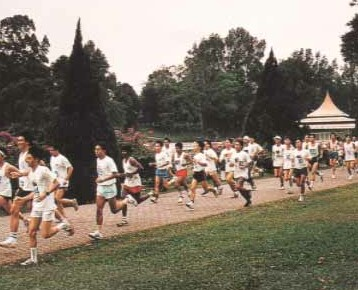
%> input picture lab2/images/macritchie.jpg, 358 x 290 px
$ octave lab2.m   (GNU Octave 9; MATLAB toolbox functions it lacks are replaced by stand-ins)
%> lines starting %> are read from the running program, lines starting %| are printed output that depends on the picture; in (x1, y1, x2, y2) boxes, pixels count from 0 and x2, y2 are one past the last pixel; in counts of white or black regions, pixels touching at a corner belong together; the program's own positions count from 1
%%%%%%%%%%%%%%%%%%%%%%%%%%%%%%%%%%%%%%%%%%%%%%%%%%%%%%%%%%%%%%%%%%%%%%%%%%%

% CZ4003 Computer Vision | Lab Report 2
% Wilson Thurman Teng | U1820540H

%%%%%%%%%%%%%%%%%%%%%%%%%%%%%%%%%%%%%%%%%%%%%%%%%%%%%%%%%%%%%%%%%%%%%%%%%%%
%% 3.1 Edge Detection

%% (a) Load image and transform to grayscale
Pc = imread('images/macritchie.jpg');
%> Pc is the input picture: size 290x358x3 uint8; mean R, G, B 133.3, 123.1, 109.7
whos Pc;
P1a = rgb2gray(Pc);
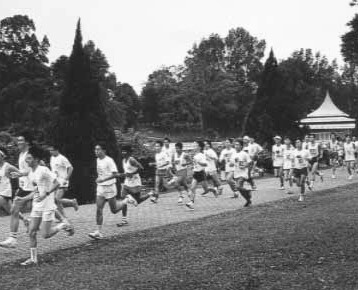
%> P1a: size 290x358 uint8; min 13, max 254, mean 124.6
figure('Name', 'Grayscale img', 'Color', '#D3D3D3');
imshow(P1a, []); axis on;
min_intensity = min(P1a(:))
%> min_intensity = 13
max_intensity = max(P1a(:))
%> max_intensity = 254

%% (b) Generate Horizontal and vertical edges using Sobel Filter
sobel_h_mask = [
    -1 -2 -1;
    0 0 0;
    1 2 1
];
sobel_v_mask = [
    -1 0 1;
    -2 0 2;
    -1 0 1
];

% Horizontal edges using Vertical Sobel filter
horizontal = conv2(im2double(P1a), sobel_h_mask, 'same');
horizontal = abs(horizontal);
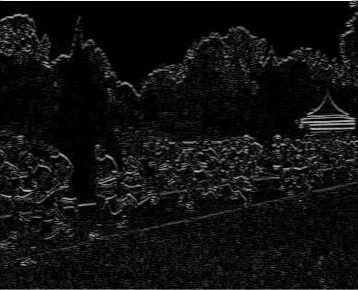
%> horizontal: size 290x358 double; min 0, max 3.91, mean 0.263; drawn with min black and max white
% Contrast Stretching
min_intensity = min(horizontal(:)) % Used as offset
%> min_intensity = 0
max_intensity = max(horizontal(:))
%> max_intensity = 3.91
horizontal(:,:) = imsubtract(horizontal(:,:), double(min_intensity));
horizontal(:,:) = immultiply(horizontal(:,:), ...
    255 / (double(max_intensity) - double(min_intensity)));

% Vertical edges using Horizontal Sobel filter
vertical = conv2(im2double(P1a), sobel_v_mask, 'same');
vertical = abs(vertical);
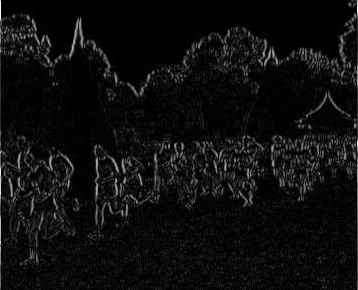
%> vertical: size 290x358 double; min 0, max 3.82, mean 0.215; drawn with min black and max white
% Contrast Stretching
min_intensity = min(vertical(:)) % Used as offset
max_intensity = max(vertical(:))
%> max_intensity = 3.82
vertical(:,:) = imsubtract(vertical(:,:), double(min_intensity));
vertical(:,:) = immultiply(vertical(:,:), ...
    255 / (double(max_intensity) - double(min_intensity)));

figure('Name', 'Grayscale', 'Color', '#D3D3D3');
subplot_tight(1,2,1), imshow(uint8(horizontal), []), title('Horizontal edges using Horizontal Sobel mask');
subplot_tight(1,2,2), imshow(uint8(vertical), []), title('Vertical edges using Vertical Sobel mask');

% For edges that are not strictly vertical nor horizontal (i.e. diagonal),
% the edges are fainter than strictly vertical or horizontal edges.

%% (c) Combined Edge Image
combined_edges = sqrt(horizontal.^2 + vertical.^2);
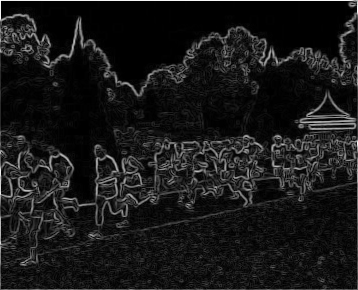
%> combined_edges: size 290x358 double; min 0, max 261.3, mean 25.4; drawn with min black and max white
% Contrast Stretching
min_intensity = min(combined_edges(:)) % Used as offset
max_intensity = max(combined_edges(:))
%> max_intensity = 261.3
combined_edges(:,:) = imsubtract(combined_edges(:,:), double(min_intensity));
combined_edges(:,:) = immultiply(combined_edges(:,:), ...
    255 / (double(max_intensity) - double(min_intensity)));
figure('Name', 'Combined edges', 'Color', '#D3D3D3');
imshow(uint8(combined_edges), [])

% By squaring the vertical and horizontal gradient approximations,
% summing them up and applying the square root, we obtain the magnitude of
% the gradient of a particular pixel. This therefore allows us to extract
% the edges of the image as pixels that have gradients of large magnitude
% are likly part of an edge in the image. An added benefit is that it
% allows us to extract diagonal edges as both horizontal and vertical
% components are being taken into account now.

%% (d) Thresholding
% Min & Max intensities
combined_edges = uint8(combined_edges);
min_intensity = min(combined_edges(:));
max_intensity = max(combined_edges(:));
%> max_intensity = 255

% Histogram to determine threshold value
figure('Name', 'Deciding on threshold values', 'Color', '#D3D3D3');
subplot_tight(3,3,1), imshow(combined_edges), title('Original Image');
subplot_tight(3,3,2), imhist(combined_edges, 256), title('Histogram (256 bins)');

% Thresholded images
Et1 = combined_edges > 10;
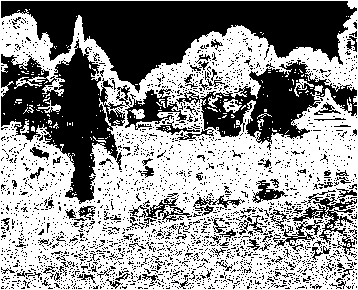
%> Et1: size 290x358 logical; 57.4% white; 2621 black regions (2519 under 20 px), largest, box (x1, y1, x2, y2) and area: (1, 1, 357, 93) 15603, (1, 39, 127, 204) 8738, (176, 60, 357, 144) 5728
Et2 = combined_edges > 40;
%> Et2: size 290x358 logical; 18.5% white in thin lines or dots
Et3 = combined_edges > 70;
%> Et3: size 290x358 logical; 9% white in thin lines or dots
Et4 = combined_edges > 100;
%> Et4: size 290x358 logical; 4.2% white in thin lines or dots
Et5 = combined_edges > 130;
%> Et5: size 290x358 logical; 1.7% white in thin lines or dots
Et6 = combined_edges > 160;
%> Et6: size 290x358 logical; 0.66% white in thin lines or dots

subplot_tight(3,3,4), imshow(Et1, []), title('Threshold = 10');
subplot_tight(3,3,5), imshow(Et2, []), title('Threshold = 40');
subplot_tight(3,3,6), imshow(Et3, []), title('Threshold = 70');
subplot_tight(3,3,7), imshow(Et4, []), title('Threshold = 100');
subplot_tight(3,3,8), imshow(Et5, []), title('Threshold = 130');
subplot_tight(3,3,9), imshow(Et6, []), title('Threshold = 160');

Et = combined_edges > 50;
%> Et: size 290x358 logical; 14.5% white in thin lines or dots
figure(), imshow(Et, []), title('Best threshold = 50');

% Low Thresholds :
% + 1) Detailed edge information about the image is retained. This is useful
% if the goal is to detect noise.
% - 1) Low Thresholds are sensitive to noise. This is evident when threshold
% value is 10 and edges are detected in almost the entire image.

% High Thresholds :
% + 1) Although still susceptible to noise, we have more accurate edges.
% - 1) If the threshold value is too high, we may not detect any edges at
% all. In the histogram of the macritchie.jpg image, the number of pixels
% with an intensity value of 160 or greater is low. Hence, we were unable
% to see any detected edges with semantic significance when the threshold
% value is set to 160.

%% (e) Canny edge detection algorithm
tl = 0.04; th = 0.1; sigma = 1.0;
cannyedges = edge(P1a, 'canny', [tl th], sigma);
%> cannyedges: size 290x358 logical; 18.3% white in thin lines or dots
figure('Name', 'Canny edges', 'Color', '#D3D3D3');
sgtitle('Thres = [0.04 0.1], sigma = 1.0');
imshow(cannyedges, [])

%% (e)(i) Canny edge detection algorithm (Varying Sigma)
tl = 0.04; th = 0.35;
cannyedges_sigma1 = edge(P1a, 'canny', [tl th], 1.0);
%> cannyedges_sigma1: size 290x358 logical; 7.8% white in thin lines or dots
cannyedges_sigma15 = edge(P1a, 'canny', [tl th], 1.5);
%> cannyedges_sigma15: size 290x358 logical; 6.3% white in thin lines or dots
cannyedges_sigma2 = edge(P1a, 'canny', [tl th], 2.0);
%> cannyedges_sigma2: size 290x358 logical; 5.3% white in thin lines or dots
cannyedges_sigma25 = edge(P1a, 'canny', [tl th], 2.5);
%> cannyedges_sigma25: size 290x358 logical; 4.4% white in thin lines or dots
cannyedges_sigma3 = edge(P1a, 'canny', [tl th], 3.0);
%> cannyedges_sigma3: size 290x358 logical; 3.9% white in thin lines or dots
cannyedges_sigma35 = edge(P1a, 'canny', [tl th], 3.5);
%> cannyedges_sigma35: size 290x358 logical; 3.5% white in thin lines or dots
cannyedges_sigma4 = edge(P1a, 'canny', [tl th], 4.0);
%> cannyedges_sigma4: size 290x358 logical; 3.2% white in thin lines or dots, all inside (x1, y1, x2, y2) = (1, 15, 357, 264)
cannyedges_sigma45 = edge(P1a, 'canny', [tl th], 4.5);
cannyedges_sigma5 = edge(P1a, 'canny', [tl th], 5.0);

figure('Name', 'Canny edges, changing sigma (1 - 3)', 'Color', '#D3D3D3');
sgtitle('Thres = [0.04 0.35], sigma = ?');
subplot_tight(1,4,1), imshow(cannyedges_sigma1, []), title('Sigma = 1.0');
subplot_tight(1,4,2), imshow(cannyedges_sigma15, []), title('Sigma = 1.5');
subplot_tight(1,4,3), imshow(cannyedges_sigma2, []), title('Sigma = 2.0');
subplot_tight(1,4,4), imshow(cannyedges_sigma25, []), title('Sigma = 2.5');

figure('Name', 'Canny edges, changing sigma (3.5 - 5)', 'Color', '#D3D3D3');
subplot_tight(1,5,1), imshow(cannyedges_sigma3, []), title('Sigma = 3.0');
subplot_tight(1,5,2), imshow(cannyedges_sigma35, []), title('Sigma = 3.5');
subplot_tight(1,5,3), imshow(cannyedges_sigma4, []), title('Sigma = 4.0');
subplot_tight(1,5,4), imshow(cannyedges_sigma45, []), title('Sigma = 4.5');
subplot_tight(1,5,5), imshow(cannyedges_sigma5, []), title('Sigma = 5.0');

%% (e)(ii) Canny edge detection algorithm (Varying Threshold Low)
th = 0.35; sigma = 1.0;
cannyedges_sigma0 = edge(P1a, 'canny', [0.00 th], sigma);
%> cannyedges_sigma0: size 290x358 logical; 7.8% white in thin lines or dots
cannyedges_sigma1 = edge(P1a, 'canny', [0.01 th], sigma);
cannyedges_sigma2 = edge(P1a, 'canny', [0.02 th], sigma);
cannyedges_sigma3 = edge(P1a, 'canny', [0.03 th], sigma);
%> cannyedges_sigma3: size 290x358 logical; 7.8% white in thin lines or dots
cannyedges_sigma4 = edge(P1a, 'canny', [0.04 th], sigma);

cannyedges_sigma5 = edge(P1a, 'canny', [0.05 th], sigma);
%> cannyedges_sigma5: size 290x358 logical; 7.8% white in thin lines or dots
cannyedges_sigma6 = edge(P1a, 'canny', [0.06 th], sigma);
%> cannyedges_sigma6: size 290x358 logical; 7.7% white in thin lines or dots
cannyedges_sigma7 = edge(P1a, 'canny', [0.07 th], sigma);
%> cannyedges_sigma7: size 290x358 logical; 7.6% white in thin lines or dots
cannyedges_sigma8 = edge(P1a, 'canny', [0.08 th], sigma);
%> cannyedges_sigma8: size 290x358 logical; 7.5% white in thin lines or dots
cannyedges_sigma9 = edge(P1a, 'canny', [0.09 th], sigma);
%> cannyedges_sigma9: size 290x358 logical; 7.5% white in thin lines or dots

figure('Name', 'Canny edges, changing threshold low (0 - 0.04)', 'Color', '#D3D3D3');
sgtitle('Thres = [? 0.35], sigma = 1.0');
subplot_tight(1,5,1), imshow(cannyedges_sigma0, []), title('Thres Low = 0.00');
subplot_tight(1,5,2), imshow(cannyedges_sigma1, []), title('Thres Low = 0.01');
subplot_tight(1,5,3), imshow(cannyedges_sigma2, []), title('Thres Low = 0.02');
subplot_tight(1,5,4), imshow(cannyedges_sigma3, []), title('Thres Low = 0.03');
subplot_tight(1,5,5), imshow(cannyedges_sigma4, []), title('Thres Low = 0.04');

figure('Name', 'Canny edges, changing threshold low (0.05 - 0.09)', 'Color', '#D3D3D3');
subplot_tight(1,5,1), imshow(cannyedges_sigma5, []), title('Thres Low = 0.05');
subplot_tight(1,5,2), imshow(cannyedges_sigma6, []), title('Thres Low = 0.06');
subplot_tight(1,5,3), imshow(cannyedges_sigma7, []), title('Thres Low = 0.07');
subplot_tight(1,5,4), imshow(cannyedges_sigma8, []), title('Thres Low = 0.08');
subplot_tight(1,5,5), imshow(cannyedges_sigma9, []), title('Thres Low = 0.09');

%%%%%%%%%%%%%%%%%%%%%%%%%%%%%%%%%%%%%%%%%%%%%%%%%%%%%%%%%%%%%%%%%%%%%%%%%%%
%% 3.2 Line Finding using Hough Transform

%% (a) Reuse canny edges image with tl = 0.04, th = 0.1 and sigma = 1.0
Pc = imread('images/macritchie.jpg');
P2a = rgb2gray(Pc);
whos P2a
% P2a = imread('images/test.png');
tl = 0.04; th = 0.1; sigma = 1.0;
cannyedges = edge(P2a, 'canny', [tl th], sigma);
figure('Name', 'Canny edges', 'Color', '#D3D3D3');
sgtitle('Thres = [0.04 0.1], sigma = 1.0');
imshow(cannyedges, [])

%% (b) Radon Transform (Equivalent to Hough Transform for binary images)
help radon
default_theta = 0:179;
[H, xp] = radon(cannyedges, default_theta);
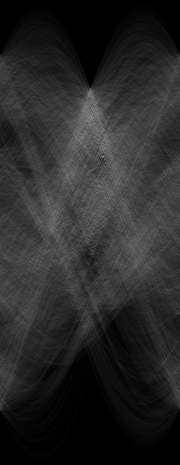
%> H: size 465x180 double; min 0, max 150.2, mean 40.9
%> xp = 465 values from -232 to 232
H_size = size(H), xp_size = size(xp)
%> after `H_size = size(H)`: H_size = [465 180]
%> after `xp_size = size(xp)`: xp_size = [465 1]
figure('Name', 'Radon Transform on Binary Image', 'Color', '#D3D3D3');
%subplot_tight(1,2,1),
imagesc(H,'Xdata',default_theta,'Ydata',xp);
%> (this line was passed over: imagesc is not available in this run)
title('R_{\theta} (x^{\prime})');
xlabel('\theta (degrees)'); ylabel('x^{\prime} (pixels from center)');
colormap('default'), colorbar


% [14 lines of commented-out code are left out]

%% (c) Location of maximum pixel intensity in Hough Image in [theta, radius] form
maxH = max(H(:))
%> maxH = 150.2
maxH_img = H>=int32(maxH);
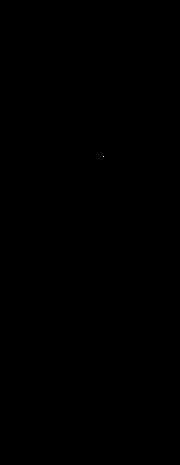
%> maxH_img: size 465x180 logical; 0% white in thin lines or dots, all inside (x1, y1, x2, y2) = (103, 156, 104, 157)
figure('Name', 'maximum pixel intensity in Hough Projection', 'Color', '#D3D3D3');
imagesc(maxH_img,'Xdata',default_theta,'Ydata',xp)
%> (this line was passed over: imagesc is not available in this run)
title('R_{\theta} (x^{\prime})');
xlabel('\theta (degrees)'); ylabel('x^{\prime} (pixels from center)');
colormap('default'), colorbar

[radiusOfMaxWithoutOffset, thetaOfMaxWithoutOffset] = find(H == maxH) % After accounting for offset, theta:103, radius:-76
%> radiusOfMaxWithoutOffset = 157; thetaOfMaxWithoutOffset = 104
radiusOfMax = xp(radiusOfMaxWithoutOffset)
%> radiusOfMax = -76
thetaOfMax = thetaOfMaxWithoutOffset - 1
%> thetaOfMax = 103

%% (d) Convert the [theta, radius] line representation to the normal line equation Ax + By = C form in image coordinates
% After accounting for offset, thetaOfMax = 103 & radiusOfMax = -76
[img_height, img_width] = size(P1a);
%> img_height = 290; img_width = 358
[A, B] = pol2cart(thetaOfMax*pi/180, radiusOfMax);
%> A = 17.1; B = -74.05
A, B = -B % B needs to be negated because the y-axis is pointing downwards for image coordinates.
%> after `A`: A = 17.1
%> after `B = -B`: B = 74.05

C = A * (A + img_width/2) + B * (B + img_height/2)
%> C = 19573.8

%% (e) Find value of y when x = 0 and x = width of image - 1
xl = 0; xr = img_width - 1;
%> after `xr = img_width - 1`: xr = 357
yl = (C - A * xl) / B
%> yl = 264.3
yr = (C - A * xr) / B
%> yr = 181.9

%% (f) Superimpose estimated line on original image
figure('Name', 'Strongest Edge line', 'Color', '#D3D3D3');
subplot_tight(1,2,1), imshow(P1a);
title('Strongest Edge line (theta=103, radius=-76)');
line([xl xr], [yl yr],'Color','red','LineStyle','--')

new_theta_range = 0:0.01:179;
%> the run ends on the next line
[new_H, xp] = radon(cannyedges, new_theta_range);
% [88 lines not run here, left out]
function vargout=subplot_tight(m, n, p, margins, varargin)
% subplot_tight from Controllable tight subplot library
% (https://www.mathworks.com/matlabcentral/fileexchange/30884-controllable-tight-subplot)
% A subplot function substitude with margins user tunabble parameter.
%
% Syntax
%  h=subplot_tight(m, n, p);
%  h=subplot_tight(m, n, p, margins);
%  h=subplot_tight(m, n, p, margins, subplotArgs...);
%
% Description
% Our goal is to grant the user the ability to define the margins between neighbouring
%  subplots. Unfotrtunately Matlab subplot function lacks this functionality, and the
%  margins between subplots can reach 40% of figure area, which is pretty lavish. While at
%  the begining the function was implememnted as wrapper function for Matlab function
%  subplot, it was modified due to axes del;etion resulting from what Matlab subplot
%  detected as overlapping. Therefore, the current implmenetation makes no use of Matlab
%  subplot function, using axes instead. This can be problematic, as axis and subplot
%  parameters are quie different. Set isWrapper to "True" to return to wrapper mode, which
%  fully supports subplot format.
%
% Input arguments (defaults exist):
%   margins- two elements vector [vertical,horizontal] defining the margins between
%        neighbouring axes. Default value is 0.04
%
% Output arguments
%   same as subplot- none, or axes handle according to function call.
%
% Issues & Comments
%  - Note that if additional elements are used in order to be passed to subplot, margins
%     parameter must be defined. For default margins value use empty element- [].
%  -
%
% Example
% close all;
% img=imread('peppers.png');
% figSubplotH=figure('Name', 'subplot');
% figSubplotTightH=figure('Name', 'subplot_tight');
% nElems=17;
% subplotRows=ceil(sqrt(nElems)-1);
% subplotRows=max(1, subplotRows);
% subplotCols=ceil(nElems/subplotRows);
% for iElem=1:nElems
%    figure(figSubplotH);
%    subplot(subplotRows, subplotCols, iElem);
%    imshow(img);
%    figure(figSubplotTightH);
%    subplot_tight(subplotRows, subplotCols, iElem, [0.0001]);
%    imshow(img);
% end
%
% See also
%  - subplot
%
% Revision history
% First version: Nikolay S. 2011-03-29.
% Last update:   Nikolay S. 2012-05-24.
%
% *List of Changes:*
% 2012-05-24
%  Non wrapping mode (based on axes command) added, to deal with an issue of disappearing
%     subplots occuring with massive axes.
% Default params
isWrapper=false;
if (nargin<4) || isempty(margins)
    margins=[0.04,0.04]; % default margins value- 4% of figure
end
if length(margins)==1
    margins(2)=margins;
end
%note n and m are switched as Matlab indexing is column-wise, while subplot indexing is row-wise :(
[subplot_col,subplot_row]=ind2sub([n,m],p);
height=(1-(m+1)*margins(1))/m; % single subplot height
width=(1-(n+1)*margins(2))/n;  % single subplot width
% note subplot suppors vector p inputs- so a merged subplot of higher dimentions will be created
subplot_cols=1+max(subplot_col)-min(subplot_col); % number of column elements in merged subplot
subplot_rows=1+max(subplot_row)-min(subplot_row); % number of row elements in merged subplot
merged_height=subplot_rows*( height+margins(1) )- margins(1);   % merged subplot height
merged_width= subplot_cols*( width +margins(2) )- margins(2);   % merged subplot width
merged_bottom=(m-max(subplot_row))*(height+margins(1)) +margins(1); % merged subplot bottom position
merged_left=min(subplot_col)*(width+margins(2))-width;              % merged subplot left position
pos=[merged_left, merged_bottom, merged_width, merged_height];
if isWrapper
   h=subplot(m, n, p, varargin{:}, 'Units', 'Normalized', 'Position', pos);
else
   h=axes('Position', pos, varargin{:});
end
if nargout==1
   vargout=h;
end
end
